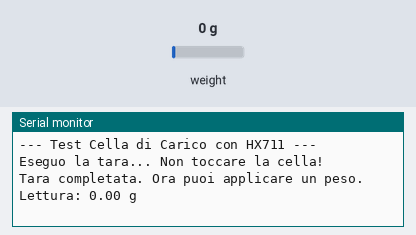
Bench run of a sketch on a simulated ESP32. On the bench: the last lines printed to the serial monitor. The inputs (shaded band) are chosen by the test bench; at power-on: weight on the scale 0 g.

Above: at 2.2 s.
2.3 s: weight on the scale set to 100 g
At 4.1 s:
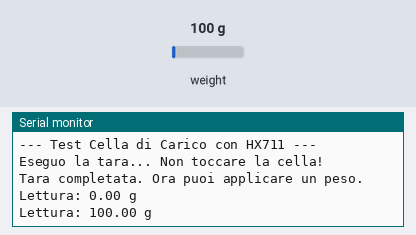
4.3 s: weight on the scale set to 1250 g
At 5.8 s:
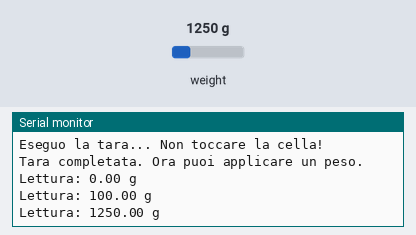
Timing chart, 0 to 7.3 s (numbered marks = the images above; inputs shaded):
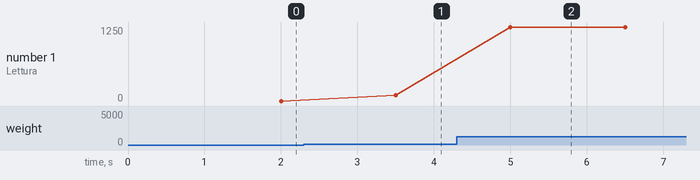

The sketch:

test_cella_carico.ino
```cpp
// --- Sketch di Test per Cella di Carico e HX711 ---

#include "HX711.h"

// 1. Definisci i pin a cui hai collegato l'HX711
const int LOADCELL_DOUT_PIN = 32;
const int LOADCELL_SCK_PIN = 33;

// 2. Inserisci il tuo fattore di calibrazione
//    Usa quello ottenuto dallo sketch di calibrazione.
//    Se non lo hai ancora, inizia con un valore a caso come -430.0 e poi affinalo.
float calibration_factor = -430.0; // <-- VALORE DA MODIFICARE!

// Crea l'oggetto per comunicare con la cella
HX711 scale;

void setup() {
  Serial.begin(115200); // Avvia la comunicazione con il PC
  Serial.println("--- Test Cella di Carico con HX711 ---");

  scale.begin(LOADCELL_DOUT_PIN, LOADCELL_SCK_PIN);
  scale.set_scale(calibration_factor);

  Serial.println("Eseguo la tara... Non toccare la cella!");
  scale.tare(); // Azzera la bilancia. Questa operazione richiede qualche secondo.
  Serial.println("Tara completata. Ora puoi applicare un peso.");
}

void loop() {
  // Leggi il valore dalla cella (in grammi)
  // get_units(10) fa una media di 10 letture per un risultato più stabile
  float reading_grams = scale.get_units(10);

  // Stampa il valore sul Monitor Seriale
  Serial.print("Lettura: ");
  Serial.print(reading_grams, 2); // Stampa con 2 cifre decimali
  Serial.println(" g");

  delay(500); // Attendi mezzo secondo tra una lettura e l'altra
}
```

Measured:
- after the input at 2.3 s, the serial monitor: prints a new line after 1.2 s (image 1)
- after the input at 4.3 s, the serial monitor: prints a new line after 0.70 s (image 2)
- plotted number 1: 0 → 100 after the input at 2.3 s, 100 → 1250 after the input at 4.3 s
